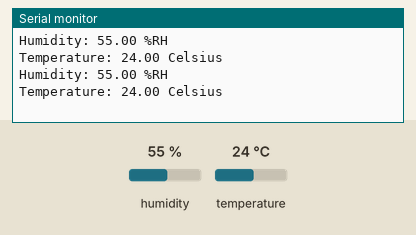
Simulated run of this sketch. Board: Arduino Uno, built with avr-gcc and run on an emulated ATmega328P. On the bench: the last lines printed to the serial monitor. The test bench sets the inputs (shaded band); at power-on: humidity 55 %, temperature 24 °C.

Above: at 6.8 s.
6.9 s: humidity set to 22 %
At 9.4 s:
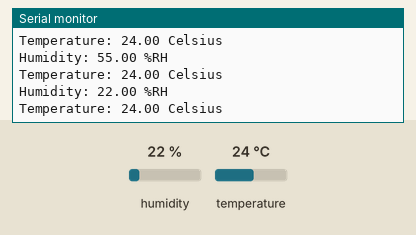
11.4 s: temperature set to 12 °C
At 12.6 s:
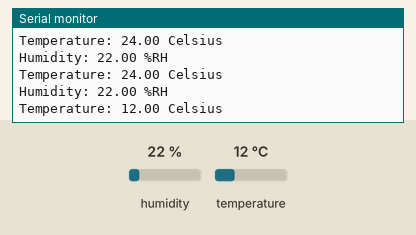
15.9 s: humidity set to 40 %
At 18.9 s:
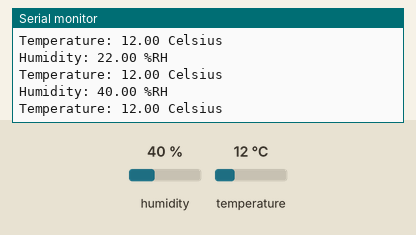
Timing chart, 0 to 20.4 s (numbered marks = the images above; inputs shaded):
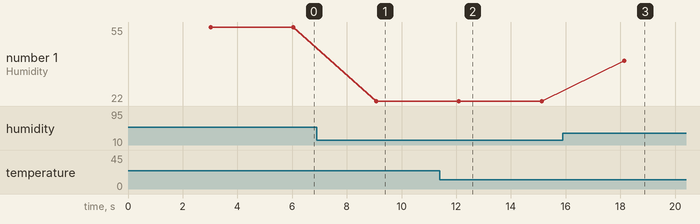

Measured:
- after the input at 6.9 s, the serial monitor: prints a new line after 2.2 s (image 1)
- after the input at 11.4 s, the serial monitor: prints a new line after 0.72 s (image 2)
- after the input at 15.9 s, the serial monitor: prints a new line after 2.2 s (image 3)
- plotted number 1: 55 → 22 after the input at 6.9 s, 22 → 40 after the input at 15.9 s

The sketch:

15_humidity_temperature_monitor_APPLICATION.ino
```cpp
# include <DHT.h>

# define DHTPIN 2
# define DHTTYPE DHT11
DHT dht(DHTPIN, DHTTYPE);

void setup() {
  Serial.begin(9600);
  dht.begin();
}

void loop() {
  delay(3000);
  float humidity = dht.readHumidity(); // 20~90 %RH
  float temperature = dht.readTemperature(); // 0~50 Celsius
  Serial.print("Humidity: ");
  Serial.print(humidity);
  Serial.println(" %RH");
  Serial.print("Temperature: ");
  Serial.print(temperature);
  Serial.println(" Celsius");
}
```
